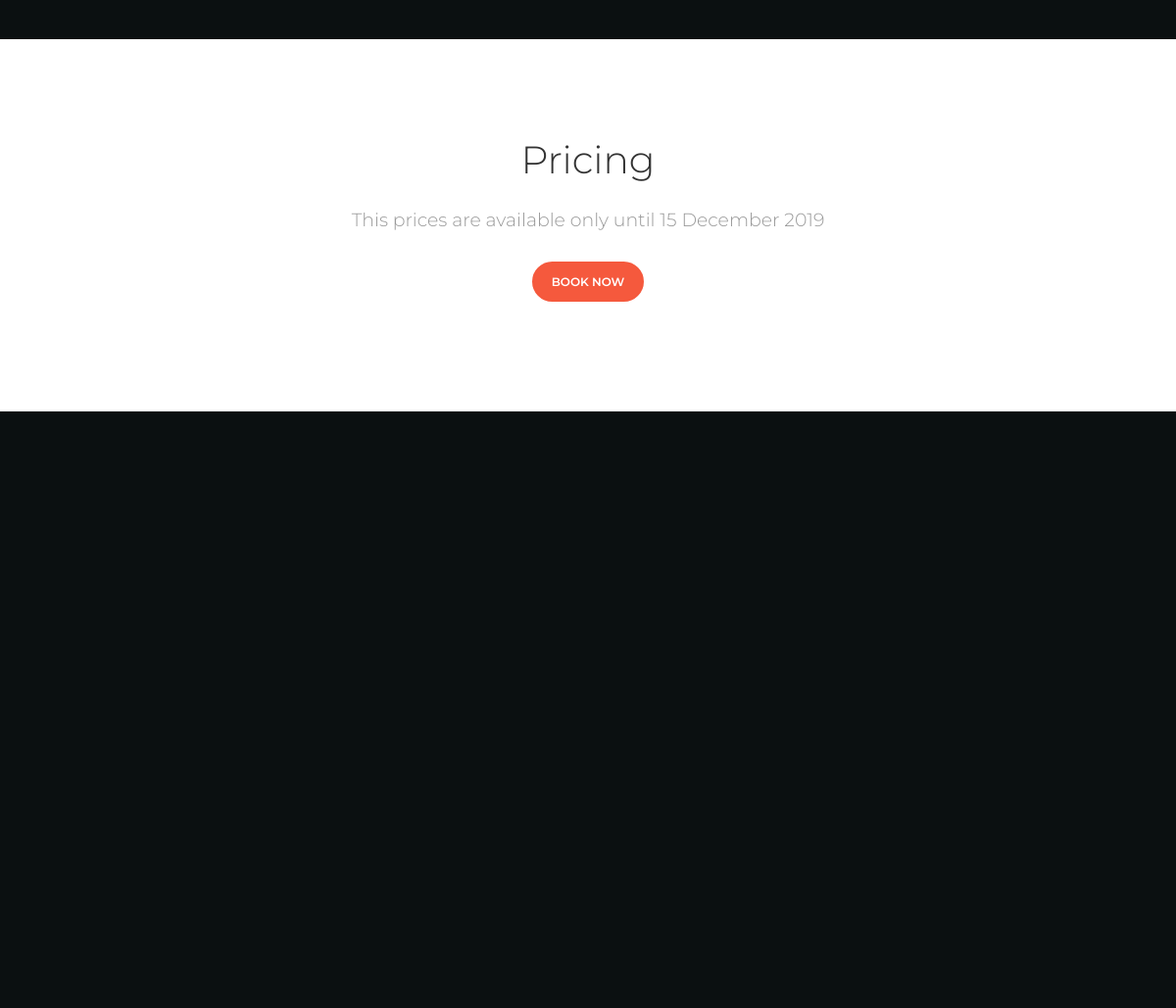
The app's page / (middle part), older data.
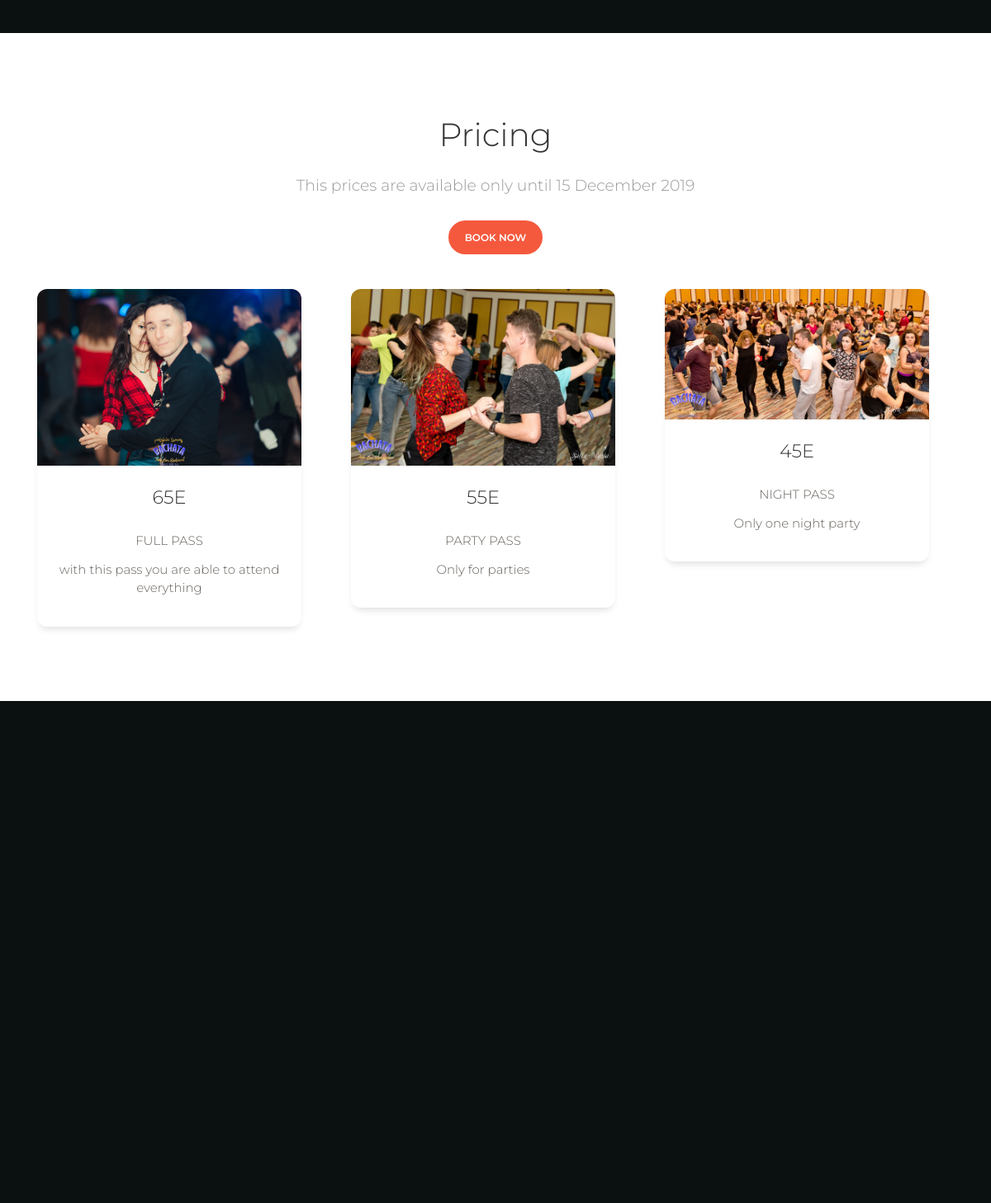
The same page, newer data.
### main/models.py (models this page shows, shortened)
class Pricing(models.Model):
    pricing_price = models.CharField(max_length=50)
    pricing_type = models.CharField(max_length=200)
    pricing_details = models.TextField()
    pricing_published = models.DateTimeField('date published')
    pricing_active = models.BooleanField()
    pricing_image = models.ImageField(upload_to='images/')
    pricing_price_EURO = models.IntegerField()
    pricing_price_LEU = models.IntegerField()

### main/views.py (the view)
# urls.py: path("", views.homepage, name="homepage"),
def homepage(request):
    return render(request=request,
                  template_name='main/home.html',
                  context={"carousels": Carousel.objects.all,
                           "confirmed_artists": ConfirmedArtists.objects.all,
                           "pricing": Pricing.objects.all
                           })

### main/templates/main/home.html (shortened to what this page needs)
{% extends "main/base.html" %}
{% block content %}
<div class="main">
    <div id="confirmed_artists" class="section section-dark text-center">
    </div>
    <div id="pricing" class="section text-center">
        <div class="container">
            <div class="row">
                <div class="col-md-8 ml-auto mr-auto">
                    <h2 class="title">Pricing</h2>
                    <h5 class="description">This prices are available only until 15 December 2019</h5>
                    <br>
                    <a href="{% url 'main:ticketing' %}" class="btn btn-danger btn-round">Book Now</a>
                </div>
            </div>
            <br/>
            <br/>
            <div class="row">
                {% for price in pricing %}
                <div class="col-md-4">
                    <div class="card" style="width: 20rem;">
                        <img class="card-img-top"  src="{{ price.pricing_image.url }}" alt="Card image cap">
                        <div class="card-body">
                            <h4 class="card-title">{{  price.pricing_price }} </h4>
                            <h2 class="card-text">{{ price.pricing_type }}</h2>
                            <p class="card-text">{{ price.pricing_details }}</p>
                        </div>
                    </div>
                </div>
                {% endfor %}
            </div>
        </div>
    </div>
    <div id="location" class="section section-dark text-center">
        <div class="container">
            <div style="width: 100%; height: 480px" id="mapContainer"></div>
        </div>
    </div>
</div>
{% endblock content %}

### main/templates/main/base.html (shortened to what this page needs)
<!DOCTYPE html>
<html lang="en">
<head>
    {% load static %}
    <link href="https://maxcdn.bootstrapcdn.com/font-awesome/latest/css/font-awesome.min.css" rel="stylesheet">
    <link type="text/css" href={% static '/main/assets/css/bootstrap.min.css' %} rel="stylesheet"/>
    <link type="text/css" href={% static '/main/assets/css/paper-kit.css' %} rel="stylesheet"/>
</head>
<body class="landing-page sidebar-collapse">
{% block content %}{% endblock content %}
</body>
</html>

Row changes from the older to the newer data that the page shows:
added Pricing: pricing_image (picture), pricing_price "65E", pricing_type "FULL PASS", pricing_details "with this pass you are able to attend everything"
added Pricing: pricing_image (picture), pricing_price "55E", pricing_type "PARTY PASS", pricing_details "Only for parties"
added Pricing: pricing_image (picture), pricing_price "45E", pricing_type "NIGHT PASS", pricing_details "Only one night party"
